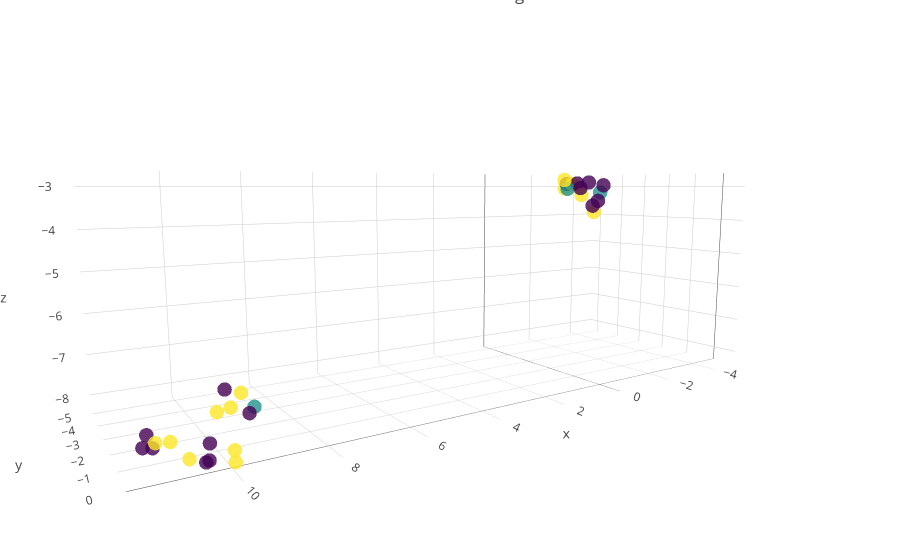

Here is the notebook cell this chart was saved with:
### Code cell
reducer = umap.UMAP(random_state=42,
                    n_components = 3,
                    n_neighbors=7,
                    min_dist=0)
embedding = reducer.fit_transform(val_lrp)

val_emb3d = go.Scatter3d(
    x=embedding[:,0],
    y=embedding[:,1],
    z=embedding[:,2],
    mode="markers",
    marker=dict(
        size=5,
        color=pipeline.clusterer.labels_,
#             width=0.5,
        colorscale='Viridis',
        opacity=0.8
    )
)

layout = go.Layout(
    title= "3D LRP Embedding",
     margin=dict(
        l=0,
        r=0,
        b=0,
        t=0
    )
)

data=[val_emb3d]

fig = go.Figure(data=data, layout=layout)
iplot(fig, filename='lrp-3d-test.html')

### Figure 1 — Plotly figure (JSON) as saved in the notebook; plotly's stock layout.template omitted (floating-point values rounded to 4 significant figures)
{"data": [{"marker": {"color": [-1, -1, 1, 1, 0, 0, 1, -1, 1, 1, -1, -1, -1, -1, -1, 1, 1, 1, 0, -1, -1, 1, -1, 1, -1, 1, 1, -1, -1, 1, -1, -1, 1, -1, 0, 1, 1, -1, 1, 1, 0, -1, 0, 1, -1, 1, 1, -1, -1, -1, 1, 1, 1, -1, -1, -1, -1, 1, -1, 1, 1, 1, -1, -1, -1, -1, -1, 0, 1, 1, -1, -1, 0, -1, 1, -1, 1, 1, 0, -1, 0, 1, -1, -1, 1, -1, 1, -1, -1, 1, 1, 1, -1, 1, 1, 1, 0, 1, 1, -1, -1, -1, -1, 1, 1, 1, -1, -1, -1, 1, 1, 1], "colorscale": "Viridis", "opacity": 0.8, "size": 5}, "mode": "markers", "type": "scatter3d", "uid": "117dc01a-4b9d-435d-84ba-04d4f2e65d3e", "x": [10.54, 9.974, -3.373, 10.05, 9.377, -4.571, 9.625, -3.158, -3.18, -4.485, 10.43, -4.299, 11.33, 11.22, -3.939, -3.71, 9.721, 10.01, -2.884, -4.571, 9.564, 11.04, 11.37, -3.071, -3.795, 9.964, 10.79, -4.205, -4.292, 11.25, 10.44], "y": [0.5497, -0.3726, -5.145, 0.4596, -0.4613, -4.591, -0.4886, -4.814, -4.57, -4.79, 0.1597, -4.425, -1.023, -1.067, -5.107, -4.649, -0.9377, 0.3051, -4.486, -4.444, -0.1844, -0.2355, -1.29, -4.843, -4.794, -1.076, 0.0783, -4.8, -4.669, -0.5659, -0.1261], "z": [-7.917, -6.921, -3.068, -8.095, -7.404, -3.204, -7.076, -2.907, -2.908, -3.903, -7.745, -3.498, -7.771, -8.072, -2.889, -3.289, -7.492, -7.922, -3.074, -2.954, -7.423, -7.713, -8.112, -2.772, -3.048, -7.58, -7.999, -2.852, -3.671, -7.797, -8.214]}], "layout": {"autosize": true, "margin": {"b": 0, "l": 0, "r": 0, "t": 0}, "scene": {"aspectmode": "auto", "aspectratio": {"x": 2.017, "y": 0.7203, "z": 0.6885}, "camera": {"center": {"x": 0, "y": 0, "z": 0}, "eye": {"x": 1.191, "y": 1.784, "z": 0.2961}, "projection": {"type": "perspective"}, "up": {"x": 0, "y": 0, "z": 1}}}, "title": {"text": "3D LRP Embedding"}}}
